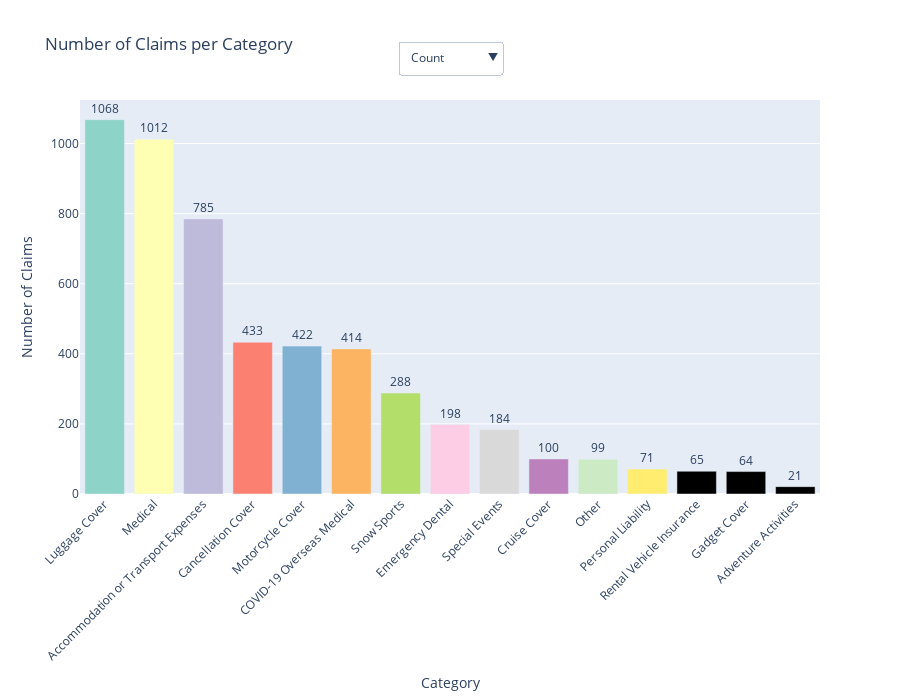

The notebook cell saved with this chart:
### Code cell
# Visualize the category field

import plotly.express as px
import plotly.graph_objects as go

# Count records per category
category_counts = df_claims_cleaned["Category"].value_counts().reset_index()
category_counts.columns = ["Category", "Count"]

# Compute percentage
category_counts["Percent"] = (category_counts["Count"] / category_counts["Count"].sum()) * 100

# Create initial bar chart (default: Count)
fig = go.Figure()

fig.add_trace(
    go.Bar(
        x=category_counts["Category"],
        y=category_counts["Count"],
        text=category_counts["Count"],
        textposition="outside",
        marker_color=px.colors.qualitative.Set3,
        name="Count"
    )
)

# Add dropdown menu
fig.update_layout(
    updatemenus=[
        dict(
            buttons=list([
                dict(
                    label="Count",
                    method="update",
                    args=[{"y": [category_counts["Count"]],
                           "text": [category_counts["Count"]]},
                          {"yaxis": {"title": "Number of Claims"}}]
                ),
                dict(
                    label="Percentage",
                    method="update",
                    args=[{"y": [category_counts["Percent"]],
                           "text": [category_counts["Percent"].round(1).astype(str) + '%']},
                          {"yaxis": {"title": "Percentage of Claims"}}]
                )
            ]),
            direction="down",
            x=0.5, xanchor="center",
            y=1.15, yanchor="top"
        )
    ]
)

# General layout
fig.update_layout(
    title="Number of Claims per Category",
    xaxis_title="Category",
    yaxis_title="Number of Claims",
    xaxis_tickangle=-45,
    showlegend=False,
    height=700  # Increased height
)

fig.show()

### Figure 1 — Plotly figure (JSON) as saved in the notebook; plotly's stock layout.template omitted (floating-point values rounded to 4 significant figures)
{"data": [{"marker": {"color": ["rgb(141,211,199)", "rgb(255,255,179)", "rgb(190,186,218)", "rgb(251,128,114)", "rgb(128,177,211)", "rgb(253,180,98)", "rgb(179,222,105)", "rgb(252,205,229)", "rgb(217,217,217)", "rgb(188,128,189)", "rgb(204,235,197)", "rgb(255,237,111)"]}, "name": "Count", "text": [1068.0, 1012.0, 785.0, 433.0, 422.0, 414.0, 288.0, 198.0, 184.0, 100.0, 99.0, 71.0, 65.0, 64.0, 21.0], "textposition": "outside", "type": "bar", "x": ["Luggage Cover", "Medical", "Accommodation or Transport Expenses", "Cancellation Cover", "Motorcycle Cover", "COVID-19 Overseas Medical", "Snow Sports", "Emergency Dental", "Special Events", "Cruise Cover", "Other", "Personal Liability", "Rental Vehicle Insurance", "Gadget Cover", "Adventure Activities"], "y": [1068, 1012, 785, 433, 422, 414, 288, 198, 184, 100, 99, 71, 65, 64, 21]}], "layout": {"height": 700, "showlegend": false, "title": {"text": "Number of Claims per Category"}, "updatemenus": [{"buttons": [{"args": [{"text": [[1068, 1012, 785, 433, 422, 414, 288, 198, 184, 100, 99, 71, 65, 64, 21]], "y": [[1068, 1012, 785, 433, 422, 414, 288, 198, 184, 100, 99, 71, 65, 64, 21]]}, {"yaxis": {"title": "Number of Claims"}}], "label": "Count", "method": "update"}, {"args": [{"text": [["20.4%", "19.4%", "15.0%", "8.3%", "8.1%", "7.9%", "5.5%", "3.8%", "3.5%", "1.9%", "1.9%", "1.4%", "1.2%", "1.2%", "0.4%"]], "y": [[20.44, 19.37, 15.03, 8.289, 8.078, 7.925, 5.513, 3.79, 3.522, 1.914, 1.895, 1.359, 1.244, 1.225, 0.402]]}, {"yaxis": {"title": "Percentage of Claims"}}], "label": "Percentage", "method": "update"}], "direction": "down", "x": 0.5, "xanchor": "center", "y": 1.15, "yanchor": "top"}], "xaxis": {"tickangle": -45, "title": {"text": "Category"}}, "yaxis": {"title": {"text": "Number of Claims"}}}}
